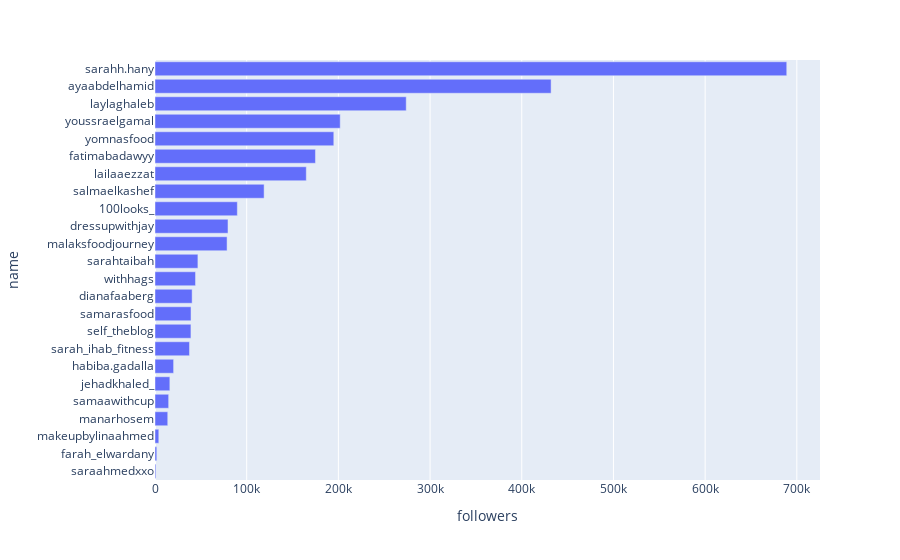

The code cell stored with this chart in its notebook:
### Code cell
df0 = df.sort_values(by=['followers'])
followers_Bar = px.bar(df0 , y= 'name', x='followers', orientation='h')
followers_Bar

### Figure 1 — Plotly figure (JSON) as saved in the notebook; plotly's stock layout.template omitted (floating-point values rounded to 4 significant figures)
{"data": [{"alignmentgroup": "True", "hovertemplate": "followers=%{x}<br>name=%{y}<extra></extra>", "legendgroup": "", "marker": {"color": "#636efa", "pattern": {"shape": ""}}, "name": "", "offsetgroup": "", "orientation": "h", "showlegend": false, "textposition": "auto", "type": "bar", "x": [971, 1942, 4144, 13900, 14900, 16200, 20300, 37600, 39200, 39300, 40500, 44200, 46800, 78600, 79600, 89800, 119000, 165000, 175000, 195000, 202000, 274000, 432000, 689000], "xaxis": "x", "y": ["saraahmedxxo", "farah_elwardany", "makeupbylinaahmed", "manarhosem", "samaawithcup", "jehadkhaled_", "habiba.gadalla", "sarah_ihab_fitness", "self_theblog", "samarasfood", "dianafaaberg", "withhags", "sarahtaibah", "malaksfoodjourney", "dressupwithjay", "100looks_", "salmaelkashef", "lailaaezzat", "fatimabadawyy", "yomnasfood", "youssraelgamal", "laylaghaleb", "ayaabdelhamid", "sarahh.hany"], "yaxis": "y"}], "layout": {"barmode": "relative", "legend": {"tracegroupgap": 0}, "margin": {"t": 60}, "xaxis": {"anchor": "y", "domain": [0, 1], "title": {"text": "followers"}}, "yaxis": {"anchor": "x", "domain": [0, 1], "title": {"text": "name"}}}}
